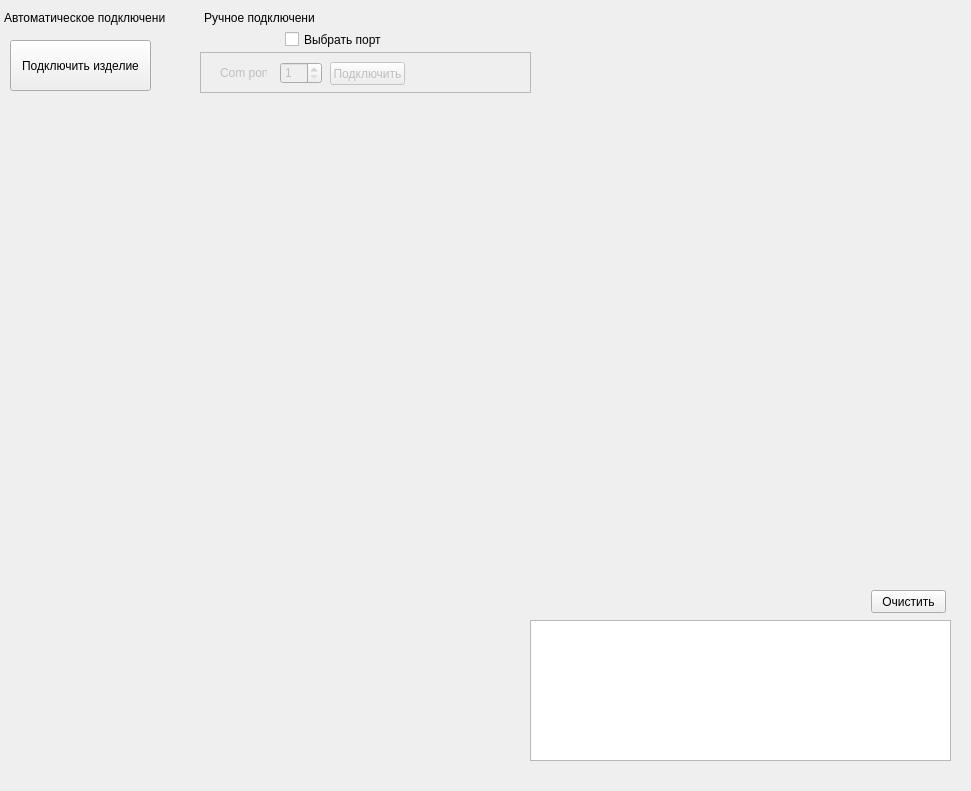
     <widget class="QWidget" name="Disconnected_device" native="true">
      <property name="geometry">
       <rect>
        <x>0</x>
        <y>0</y>
        <width>971</width>
        <height>791</height>
       </rect>
      </property>
      <property name="autoFillBackground">
       <bool>true</bool>
      </property>
      <widget class="QToolButton" name="Button_connect">
       <property name="geometry">
        <rect>
         <x>10</x>
         <y>40</y>
         <width>141</width>
         <height>51</height>
        </rect>
       </property>
       <property name="font">
        <font>
         <weight>50</weight>
         <bold>false</bold>
        </font>
       </property>
       <property name="layoutDirection">
        <enum>Qt::LeftToRight</enum>
       </property>
       <property name="autoFillBackground">
        <bool>false</bool>
       </property>
       <property name="text">
        <string>Подключить изделие</string>
       </property>
       <property name="icon">
        <iconset>
         <normaloff>../../../../Farmsib/Icons/free-icon-power-657947.png</normaloff>../../../../Farmsib/Icons/free-icon-power-657947.png</iconset>
       </property>
       <property name="checkable">
        <bool>false</bool>
       </property>
       <property name="checked">
        <bool>false</bool>
       </property>
       <property name="toolButtonStyle">
        <enum>Qt::ToolButtonTextUnderIcon</enum>
       </property>
      </widget>
      <widget class="QFrame" name="FrameComPort_2">
       <property name="enabled">
        <bool>false</bool>
       </property>
       <property name="geometry">
        <rect>
         <x>200</x>
         <y>52</y>
         <width>331</width>
         <height>41</height>
        </rect>
       </property>
       <property name="frameShape">
        <enum>QFrame::StyledPanel</enum>
       </property>
       <property name="frameShadow">
        <enum>QFrame::Raised</enum>
       </property>
       <widget class="QSpinBox" name="numberComPort_2">
        <property name="geometry">
         <rect>
          <x>80</x>
          <y>10</y>
          <width>42</width>
          <height>22</height>
         </rect>
        </property>
        <property name="accessibleName">
         <string/>
        </property>
        <property name="autoFillBackground">
         <bool>false</bool>
        </property>
        <property name="specialValueText">
         <string/>
        </property>
        <property name="keyboardTracking">
         <bool>true</bool>
        </property>
        <property name="minimum">
         <number>1</number>
        </property>
       </widget>
       <widget class="QPushButton" name="pushButton_11">
        <property name="geometry">
         <rect>
          <x>130</x>
          <y>10</y>
          <width>75</width>
          <height>23</height>
         </rect>
        </property>
        <property name="text">
         <string>Подключить</string>
        </property>
       </widget>
       <widget class="QLabel" name="label_24">
        <property name="geometry">
         <rect>
          <x>20</x>
          <y>10</y>
          <width>47</width>
          <height>21</height>
         </rect>
        </property>
        <property name="text">
         <string>Com port</string>
        </property>
       </widget>
      </widget>
      <widget class="QCheckBox" name="SelectPort_2">
       <property name="geometry">
        <rect>
         <x>285</x>
         <y>31</y>
         <width>201</width>
         <height>17</height>
        </rect>
       </property>
       <property name="mouseTracking">
        <bool>false</bool>
       </property>
       <property name="text">
        <string>Выбрать порт</string>
       </property>
       <property name="checkable">
        <bool>true</bool>
       </property>
       <property name="checked">
        <bool>false</bool>
       </property>
       <property name="autoRepeat">
        <bool>false</bool>
       </property>
       <property name="tristate">
        <bool>false</bool>
       </property>
      </widget>
      <widget class="QLabel" name="label_25">
       <property name="geometry">
        <rect>
         <x>4</x>
         <y>10</y>
         <width>161</width>
         <height>16</height>
        </rect>
       </property>
       <property name="text">
        <string>Автоматическое подключение:</string>
       </property>
      </widget>
      <widget class="QLabel" name="label_26">
       <property name="geometry">
        <rect>
         <x>204</x>
         <y>10</y>
         <width>111</width>
         <height>16</height>
        </rect>
       </property>
       <property name="text">
        <string>Ручное подключение:</string>
       </property>
      </widget>
      <widget class="QPushButton" name="pushButton_18">
       <property name="geometry">
        <rect>
         <x>871</x>
         <y>590</y>
         <width>75</width>
         <height>23</height>
        </rect>
       </property>
       <property name="text">
        <string>Очистить</string>
       </property>
      </widget>
      <widget class="QTextBrowser" name="mainConsole_1">
       <property name="geometry">
        <rect>
         <x>530</x>
         <y>620</y>
         <width>421</width>
         <height>141</height>
        </rect>
       </property>
      </widget>
     </widget>
